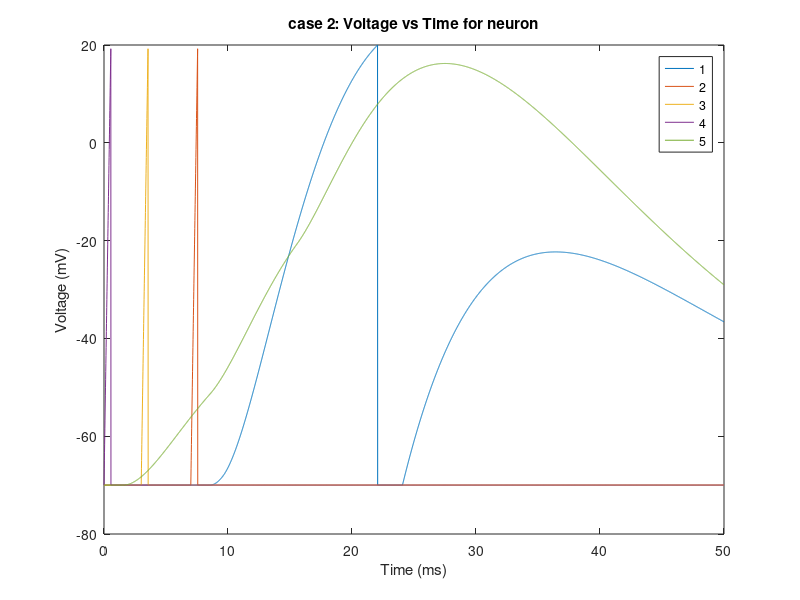
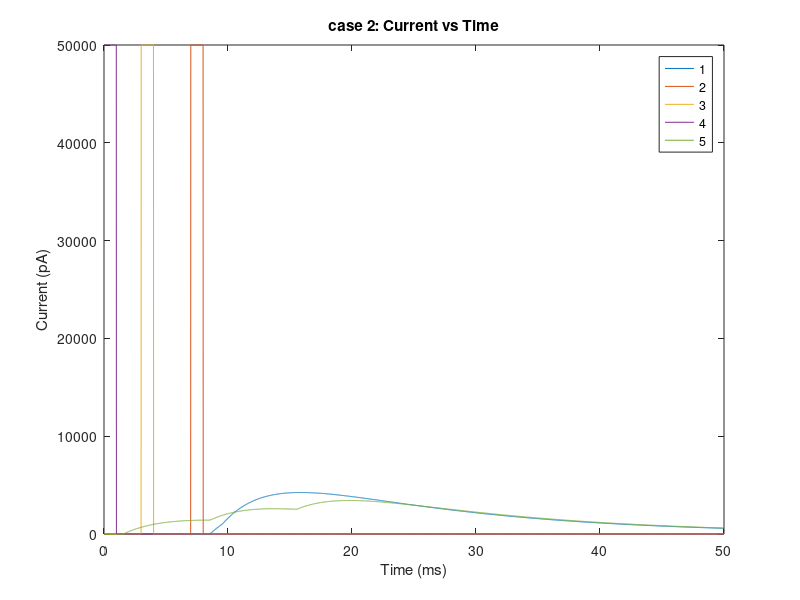

MATLAB code for these plots, in order:
close all
Fanout = {[0,0,0,0,0],[1,0,0,0,5],[1,0,0,0,5],[1,0,0,0,5],[0,0,0,0,0]};
Weight = {[0,0,0,0,0],[3000,0,0,0,3000],[3000,0,0,0,3000],[3000,0,0,0,3000],[0,0,0,0,0]};
Delay = {[0,0,0,0,0],[1e-3,0,0,0,8e-3],[5e-3,0,0,0,5e-3],[9e-3,0,0,0,1e-3],[0,0,0,0,0]};

N = 5;

spike_time=cell(1,N);
arrival_time = cell(1,N);
strength=cell(1,N);
pre_neuron=cell(1,N);

V = cell(1,N);
Iapp = cell(1,N);
Isyn = cell(1,N);

Iapp_prev_positive_transition = zeros(1,N);

C=300e-12; %pF
g_l = 30e-9; %nS
Vt = 20e-3; %mV
El = -70e-3; %mV
Rp = 2e-3; %ms

end_time = 50e-3; %ms
dt = 0.01e-3;  %ms

Iapp_start = {end_time+1,7e-3,3e-3,0,end_time+1};  %ms
I_injected = 50e-9;  %nA
Io = 1e-12;   %pA
pulse_duration = 1e-3;  %ms
tau = 15e-3;    %ms
tau_s = tau/4;   %ms

total_iterations = end_time/dt;

timer = zeros(1,total_iterations);



for i=1:N
    V{i} = El*ones(1,total_iterations);
    Iapp{i} = zeros(1,total_iterations);
    Isyn{i} = zeros(1,total_iterations);

    spike_time{i}=[];
    arrival_time{i}=[];
    strength{i}=[];
    pre_neuron{i}=[];

    Iapp_prev_positive_transition(i) = Iapp_start{i};
end

pre_neuron = {[2,3,4],[],[],[],[2,3,4]};
ind = 1;  % current time index

for t = 0:dt:(end_time-dt)
    for neuron = 1:1:5
        
        %Iapp calculation  % or make a function
%         if t>= Iapp_start{neuron}
% 
%             if (t-Iapp_prev_positive_transition(neuron)) < pulse_duration
%                 Iapp{neuron}(ind) = I_injected;
%             elseif (t-Iapp_prev_positive_transition(neuron)) >= pulse_duration && (t-Iapp_prev_positive_transition(neuron)) < 2*pulse_duration
%                 Iapp{neuron}(ind) = 0;
%             elseif (t-Iapp_prev_positive_transition(neuron)) == 2*pulse_duration
%                 Iapp_prev_positive_transition(neuron) = t;
%                 Iapp{neuron}(ind) = I_injected;
%             end
%         else
%             Iapp{neuron}(ind) = 0;
%         end
        
        if ((t >= Iapp_start{neuron})&&(t < (Iapp_start{neuron}+pulse_duration)))
           Iapp{neuron}(ind) = I_injected; 
        end

        %Iapp calc ends

        %Isyn coming in calc begins
        if isempty(pre_neuron{neuron}) == 0
            for pre = 2:4
                for each_spike = 1:length(spike_time{pre})
                    tk_tau = spike_time{pre}(each_spike) + Delay{pre}(neuron);
                    if t >= tk_tau
                        Isyn{neuron}(ind) = Isyn{neuron}(ind) + Io*Weight{pre}(neuron)*(exp(-(t-tk_tau)/tau) - exp(-(t-tk_tau)/tau_s));
                    end 

                end
            end
        end
        %Isyn coming in ends
        
            

        %V calc begins
        if isempty(spike_time{neuron}) == 1
                dv = ((-g_l*( V{neuron}(ind) - El)) + Iapp{neuron}(ind) + Isyn{neuron}(ind))*dt/C;
                V{neuron}(ind+1) = V{neuron}(ind) + dv;
                if V{neuron}(ind + 1) >= Vt
                    spike_time{neuron} = [spike_time{neuron},t];
                    V{neuron}(ind+1) = El;
                end               
        else
           if (t - spike_time{neuron}(end)) > Rp
                dv = ((-g_l*( V{neuron}(ind) - El)) + Iapp{neuron}(ind) + Isyn{neuron}(ind))*dt/C;
                V{neuron}(ind+1) = V{neuron}(ind) + dv;
                if V{neuron}(ind + 1) >= Vt
                    spike_time{neuron} = [spike_time{neuron},t];
                    V{neuron}(ind+1) = El;
                end
            end
        end
        %V calc ends

    end  % each neuron end

    timer(ind) = t;
    ind = ind+1;
    
  
end  % each time instant end


figure
for i = 1:N
    plot(1e3*timer(1:total_iterations),1e3*V{i}(1:total_iterations));
    title("case 2: Voltage vs Time for neuron")
    xlabel('Time (ms)') 
    ylabel('Voltage (mV)')
    hold on
end
legend({'1','2','3','4','5'})

hold off
figure
for i = 1:N
    plot(1e3*timer(1:total_iterations),1e12*(Iapp{i}(1:total_iterations)+Isyn{i}(1:total_iterations)));
    title("case 2: Current vs Time")
    xlabel('Time (ms)') 
    ylabel('Current (pA)')  
    hold on
end
legend({'1','2','3','4','5'})













